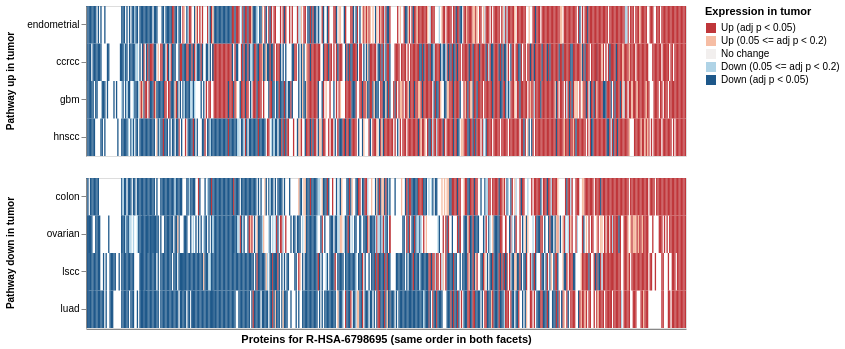

The notebook cell saved with this chart:
### Code cell
# Plot
expr_heatmap_alt_sort(all_expression_data, enrichment_data, neutro_pathway_id, max_p=0.2)

### Figure 1 — Vega-Lite specification as saved in the notebook (floating-point values rounded to 4 significant figures; data arrays with more than 128 entries replaced by an {"elided": "..."} marker saying what was removed)
{"config": {"view": {"continuousWidth": 400, "continuousHeight": 300}}, "data": {"name": "data-20a55675acfdad0e032bd4183dd1e7f4"}, "mark": "rect", "encoding": {"color": {"type": "nominal", "field": "tumor_up_down", "legend": {"title": "Expression in tumor"}, "scale": {"domain": ["Up (adj p < 0.05)", "Up (0.05 <= adj p < 0.2)", "No change", "Down (0.05 <= adj p < 0.2)", "Down (adj p < 0.05)"], "range": ["#bf363a", "#f6bda4", "#f2efee", "#afd3e6", "#1e588a"]}}, "row": {"type": "nominal", "field": "up_or_down", "header": {"labelFontStyle": "bold"}, "sort": "descending", "title": ""}, "x": {"type": "nominal", "axis": {"labels": false, "ticks": false, "title": "Proteins for R-HSA-6798695 (same order in both facets)"}, "field": "protein_str", "sort": {"elided": "461 str values"}}, "y": {"type": "nominal", "axis": {"title": ""}, "field": "cancer_type", "sort": ["endometrial", "ccrcc", "gbm", "hnscc", "colon", "ovarian", "lscc", "luad"]}}, "height": 150, "resolve": {"scale": {"y": "independent"}}, "width": 600, "$schema": "https://vega.github.io/schema/vega-lite/v4.8.1.json", "datasets": {"data-20a55675acfdad0e032bd4183dd1e7f4": {"elided": "2961 records"}}}
